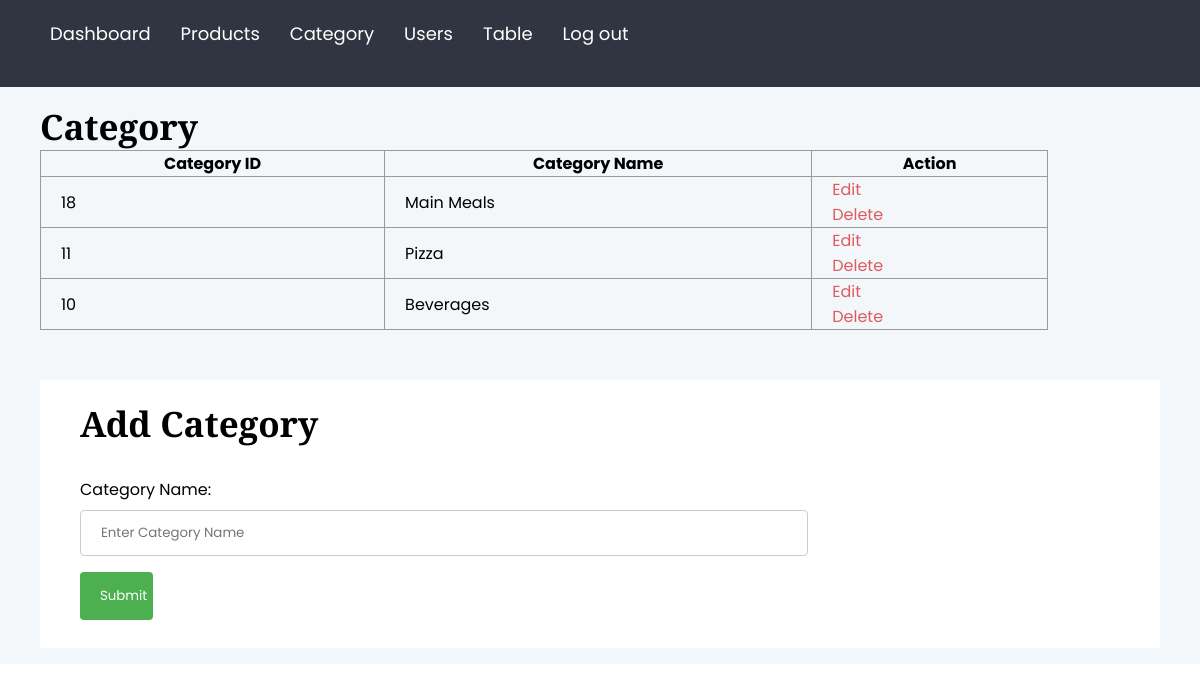
Screenshot of /admin/category.php with the database file from the repository.
### tables this page shows
CREATE TABLE IF NOT EXISTS `category` (
  `category_id` int NOT NULL AUTO_INCREMENT,
  `name` varchar(50) DEFAULT NULL,
  `description` text,
  `created_at` datetime DEFAULT NULL,
  `updated_at` datetime DEFAULT NULL,
  PRIMARY KEY (`category_id`)
);

### admin/category.php (the view, shortened to what this page needs)
<!DOCTYPE html>
<html lang="en">
<head>
  <?php
  include '../includes/connection.php';
  include '../includes/header.php';
  ?>
  <link rel="stylesheet" href="assets/admin-style.css">
</head>
<body>
        <nav class="admin__nav">
            <ul class="menu">
                <li class="menu__item">
                    <a class="menu__link" href="dashboard.php">Dashboard</a>
                </li>
                <li class="menu__item">
                    <a class="menu__link" href="products.php">Products</a>
                </li>
                <li class="menu__item">
                    <a class="menu__link" href="category.php">Category</a>
                </li>
                <li class="menu__item">
                    <a class="menu__link" href="users.php">Users</a>
                </li>
                <li class="menu__item">
        <a class="menu__link" href="table.php">Table</a>
      </li>
                <li class="menu__item">
                    <a class="menu__link" href="../logout.php">Log out</a>
                </li>
            </ul>
        </nav>
        <main class="admin__main">
            <h2>Category</h2>
            <table id="customers">
                <tr>
                    <th>Category ID</th>
                    <th>Category Name</th>
                    <th>Action</th>
                </tr>
                <tr>
                    <?php
                    $sql = "SELECT * FROM category";
                    $result = $conn->query($sql);
                    if ($result->num_rows > 0) {
                        while ($row = $result->fetch_assoc()) {
                            ?>
                        <tr>
                            <td>
                                <?php echo $row['category_id']; ?>
                            </td>
                            <td>
                                <?php echo $row['name']; ?>
                            </td>
                            <td>
                                <a href="category-edit.php?category_id=<?php echo $row['category_id']; ?>" class="edit-badge"
                                    title="Edit">Edit <i class=""></i></a><br>
                                <a href="category-process.php?category_id=<?php echo $row['category_id']; ?>"
                                    class="del-badge" title="Delete">  Delete<i class=""></i></a>
                            </td>
                        </tr>
                        <?php
                        }
                    } else {
                        echo "0 results";
                    }
                    ?>
                </tr>
            </table>
            <div class="add-form">
                <h2>Add Category</h2>
            <form action="category-process.php" method="POST">
                <label for="cName">Category Name:</label>
                <input type="text" id="cName" name="cName" placeholder="Enter Category Name" required>
                <input type="submit" value="Submit" name="addCategory">
            </form>
            </div>
        </main>
</body>
</html>

### assets/css/styles.css (style rules this page uses)
* { margin: 0; padding: 0; box-sizing: border-box; }
a { color: var(--text-color); text-decoration: none; }
ul, li { margin: 0; padding: 0; list-style: none; }
:root { --primary-color: #000000; --text-color: #5c686c; --primary-font: 'Playfair Display', serif; --secondry-font: 'Poppins', sans-serif; }
body { color: var(--primary-color); font-family: var(--secondry-font); }
h2 { font-size: 35px; font-family: var(--primary-font); }
nav { width: 100%; background: var(--primary-color); z-index: 99; }
:root { --primary-color: #000000; --text-color: #000000; --primary-font: 'Playfair Display', serif; --secondry-font: 'Poppins', sans-serif; }

### admin/assets/admin-style.css (style rules this page uses)
* { margin: 0; padding: 0; box-sizing: border-box; font-family: 'Poppins', sans-serif;; }
body { height: 100%; overflow-x: hidden; }
.admin__nav { flex: 0 0 250px; grid-area: nav; background-color: #313541; }
.admin__nav .menu { padding: 20px 40px; }
.menu__item { margin-bottom: 20px; list-style: none; }
.menu__item a { color: #FFF; font-size: 18px; }
.admin__main { grid-area: main; padding: 16px 40px; background-color: #f4f7fa; }
a { color: #dc5a60; text-decoration: none; }
table { border-collapse: collapse; width: 90%; }
table th, td { border: 1px solid #9b9b9b; padding: 0 20px; }
form { width: 70%; margin-top: 30px; }
input[type=text], select, [type="file"], textarea { width: 100%; padding: 12px 20px; margin: 8px 0; display: inline-block; border: 1px solid #ccc; border-radius: 4px; box-sizing: border-box; }
input[type=submit] { width: 10%; background-color: #4CAF50; color: white; padding: 14px 20px; margin: 8px 0; border: none; border-radius: 4px; cursor: pointer; }
.add-form { background: #FFF; padding: 20px 40px; margin-top: 50px; }

### admin/category.php (style rules this page uses)
.admin__nav { display: flex; }
.menu { list-style: none; display: flex; }
.menu__item { margin-right: 10px; }
.menu__link { text-decoration: none; color: #000; padding: 5px 10px; }

### rows the page displays
category: category_id "18", name "Main Meals"
category: category_id "11", name "Pizza"
category: category_id "10", name "Beverages"
